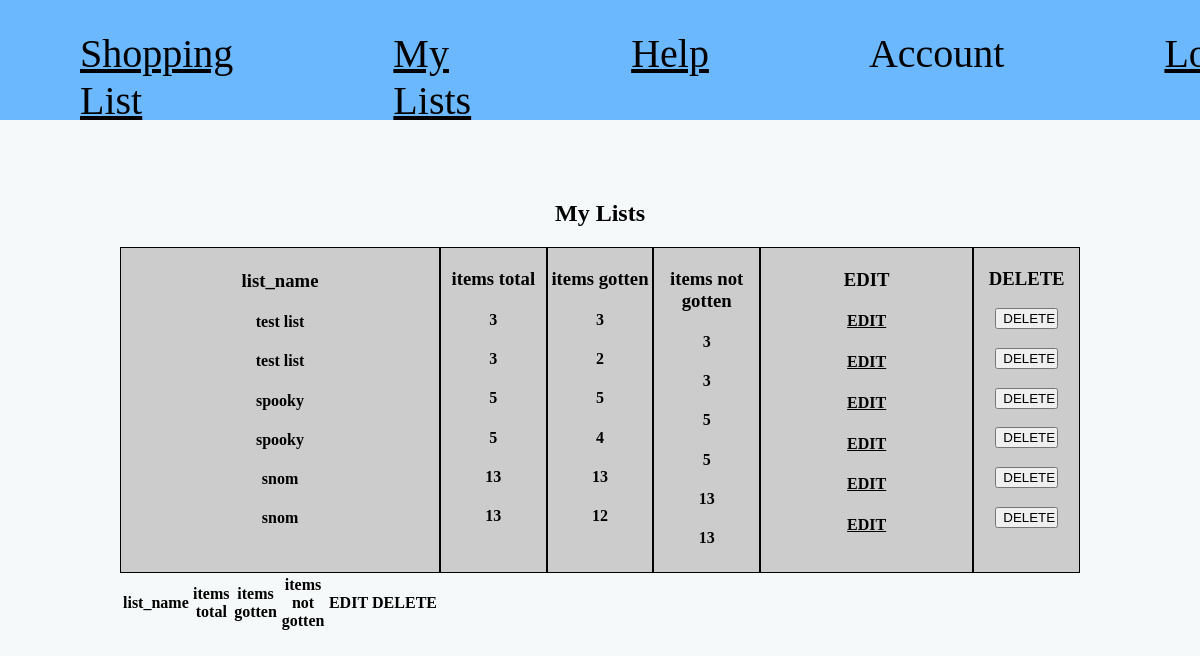
/my_lists, run on an earlier commit of the app's database.
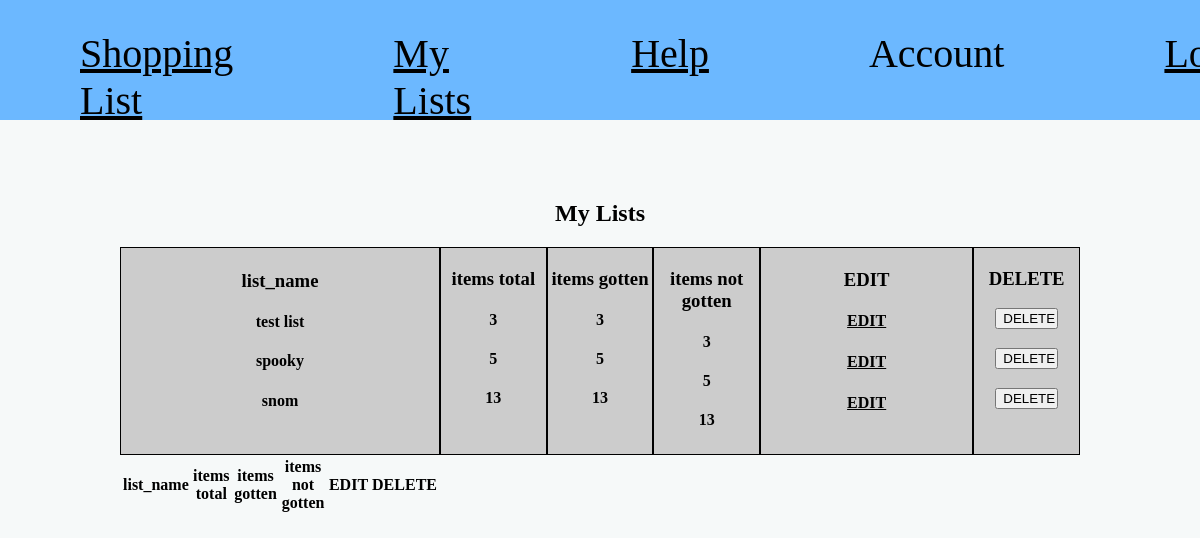
And on a later commit of the database.
### tables this page shows
CREATE TABLE "list_contents" (`list_id` INTEGER REFERENCES `lists`(`list_id`), `item_id` INTEGER REFERENCES `item`(`item_id`), `quantity` INTEGER, item_gotten BOOLEAN);

CREATE TABLE "lists" (list_id INTEGER NOT NULL PRIMARY KEY, list_name TEXT, "items" INTEGER, user_id INTEGER REFERENCES user (user_id));

### shopping_list.py (the view)
@app.route("/my_lists", methods=["GET", "POST"])
def my_lists():
    sql = """SELECT * FROM lists
     INNER JOIN list_contents ON user_id=user_id;"""
    results = query_db(sql)
    return render_template("my_lists.html", list=results)

### shopping_list.py (called while the page is built)
def get_db():
    db = getattr(g, '_database', None)
    if db is None:
        db = g._database = sqlite3.connect(DATABASE)
    return db

@app.teardown_appcontext
def close_connection(exception):
    db = getattr(g, '_database', None)
    if db is not None:
        db.close()

def query_db(query, args=(), one=False):
    cur = get_db().execute(query, args)
    rv = cur.fetchall()
    cur.close()
    return (rv[0] if rv else None) if one else rv

### templates/my_lists.html
{% extends "index.html" %}
{% block body %}
<h2>My Lists</h2>
<section class="list-table">
    <div class="list-column">
        <h3>list_name</h3>
        {% for name in list %}
        <h4>{{ name[1] }}</h4>
        {% endfor %}
    </div>
    <div class="list-column">
        <h3>items total</h3>
        {% for item in list %}
        <h4>{{ item[2] }}</h4>
        {% endfor %}
    </div>
    <div class="list-column">
        <h3>items gotten</h3>
        {% for item in list %}
        <h4>{{ item[2] - item[7] }}</h4>
        {% endfor %}
    </div>
    <div class="list-column">
        <h3>items not gotten</h3>
        {% for item in list %}
        <h4>{{ item[2] }}</h4>
        {% endfor %}
    </div>
    <div class="list-column">
        <h3>EDIT</h3>
        {% for items in list %}
        <h3><a href="{{ url_for('list', list_id=items[0])}}" style="font-size: medium;">EDIT</a></h3>
        {% endfor %}
    </div>
    <div class="list-column">
        <h3>DELETE</h3>
        {% for items in list %}
        <form>
            <input type="button" value="DELETE" style="margin-bottom: 18.72px; width: 60%;">
        </form>
        {% endfor %}
    </div>
</section>
<table class="list-table">
    <tr>
        <th>list_name</th>
        <th>items total</th>
        <th>items gotten</th>
        <th>items not gotten</th>
        <th>EDIT</th>
        <th>DELETE</th>
    </tr>
</table>
{% endblock  %}

### templates/index.html (shortened to what this page needs)
<!DOCTYPE html>
<html lang="en">
<head>
    <link rel="stylesheet" href="style.css">
    <link rel="stylesheet" href="{{url_for('static', filename='style.css')}}">
</head>
<body>
    <header>
        <nav>
            <a href="{{ url_for('login')}}">Shopping List</a>
            <a href="{{ url_for('my_lists')}}">My Lists</a>
            <a href="{{ url_for('list')}}">Help</a>
            <a>Account</a>
            <a href="{{ url_for('login')}}">Login</a>
        </nav>
    </header>
    {% block body %}
    {% endblock %}
</body>
</html>

### static/style.css (style rules this page uses)
nav { background-color: #6CB8FF; color: #000000; width: 100%; height: 120px; position: fixed; top: 0; left: 0; display: flex; }
a { padding: 30px 80px; color: black; font-size: 40px; }
body { background-color: #f6f9f9; width: 80%; margin: 180px auto; display: flex; flex-direction: column; justify-content: center; align-items: center; }
div { background-color: #cccccc; padding: 1% 0 3%; text-align: center; }
.list-table { display: grid; grid-template-columns: 3fr repeat(3, 1fr) 2fr 1fr; width: 100%; }
.list-column { border: solid 1px black; }

What changed in the data, as far as the page shows it:
removed list_contents: list_name "test list", list_name "spooky", list_name "snom", items "3", items "5", items "13", item[2]-item[7] "2", item[2]-item[7] "4", item[2]-item[7] "12"
